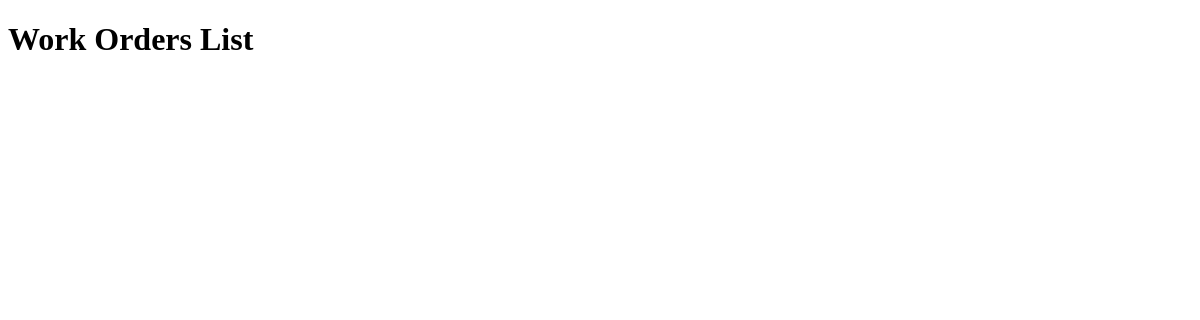
/work-orders/work_order_list/, run on an earlier commit of the app's database.
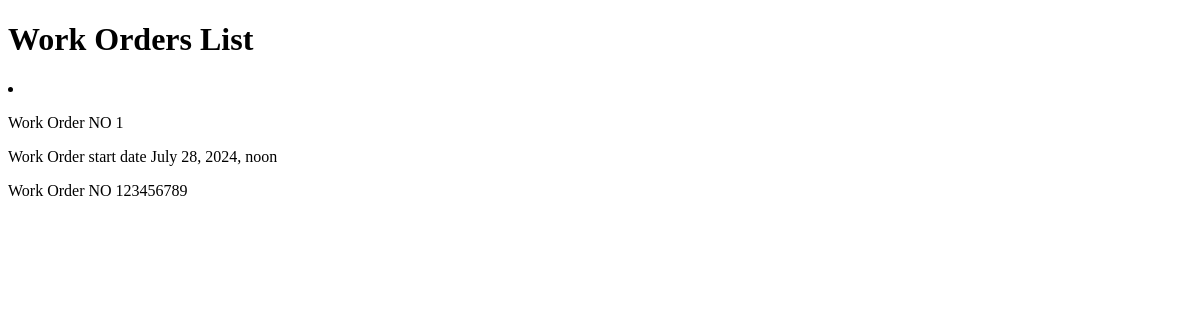
And on a later commit of the database.
### work_orders/models.py (models this page shows, shortened)
class WorkOrder(models.Model):
    customer = models.ForeignKey(Customer, on_delete=models.CASCADE)
    car = models.OneToOneField(Car, on_delete=models.CASCADE)
    payment = models.CharField(max_length=30, blank=True, choices=[('Credit', "Credit"), ("Cash", "Cash")])
    created_at = models.DateTimeField(auto_now_add=True)

### data/models.py (models this page shows, shortened)
class Customer(models.Model):
    COUNTRY_CHOICES = [
        ("Bulgaria", "Bulgaria"),
        ("Albania", "Albania"),
        ("Bosnia and Herzegovina", "Bosnia and Herzegovina"),
        ("Greece", "Greece"),
        ("Kosovo", "Kosovo"),
        ("North Macedonia", "North Macedonia"),
        ("Montenegro", "Montenegro"),
        ("Romania", "Romania"),
        ("Serbia", "Serbia"),
        ("Turkey", "Turkey"),
        ("Croatia", "Croatia"),
        ("Slovenia", "Slovenia")
    ]
    PAYMENT_CHOICES = [("cash", "Cash"),
                       ("credit", "Credit")]
    PAYMENT_TERMS_CHOICES = [('COD', 'Cash on Delivery'), ('CIA', 'Cash in Advance'), ('Net_15', '15 days'),
                             ('Net_30', '30 days')]
    name = models.CharField(max_length=100)
    vat = models.IntegerField(validators=[vat_number_validator])
    country = models.CharField(max_length=100, choices=COUNTRY_CHOICES)
    city = models.CharField(max_length=100, blank=True)
    address = models.CharField(max_length=100, blank=True)
    is_active = models.BooleanField(default=True)
    credit_limit = models.DecimalField(max_digits=10, decimal_places=0, blank=True, null=True,
                                       validators=[credit_limit_validator])
    payment_terms = models.CharField(max_length=30, choices=PAYMENT_TERMS_CHOICES)
    description = models.TextField(blank=True)

### work_orders/views.py (the view)
# urls.py: urlpatterns = [path('work_order_list/', WorkOrderListView.as_view(), name="work_order_list"),
class WorkOrderListView(ListView):
    model = WorkOrder
    template_name = 'work_orders/work-order-list.html'
    context_object_name = "work_orders"
    def get_queryset(self):
        return WorkOrder.objects.all()

### work_orders/templates/work_orders/work-order-list.html (shortened to what this page needs)
<!DOCTYPE html>
<html lang="en">
<head>
</head>
<body>
    <h1>Work Orders List</h1>
    {%   for work_order in work_orders  %}
        <li>
            <p>Work Order NO {{ work_order.pk }}</p>
            <p>Work Order start date {{ work_order.created_at }}</p>
            <p>Work Order NO {{ work_order.customer.vat }}</p>
        </li>
    {%endfor %}
</body>
</html>

What changed in the data, as far as the page shows it:
added WorkOrder: pk "1", created_at "July 28, 2024, noon", customer.vat "123456789"
